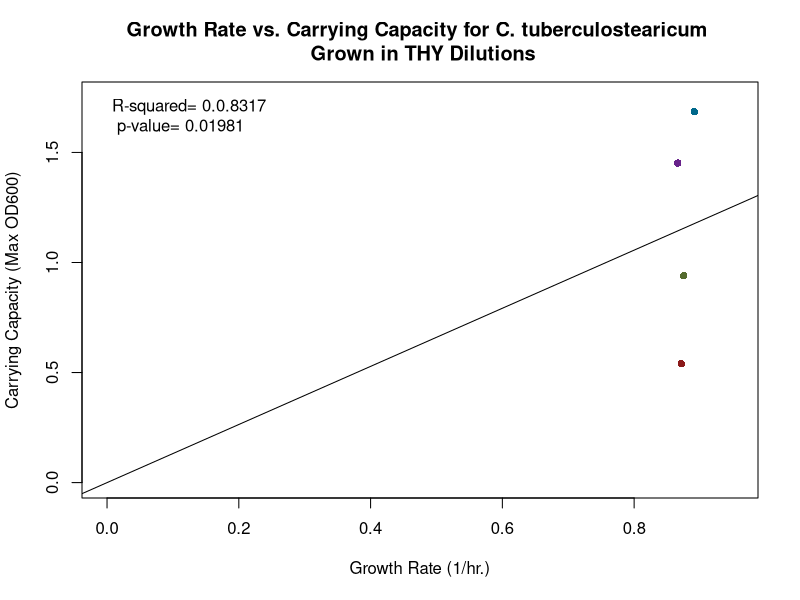
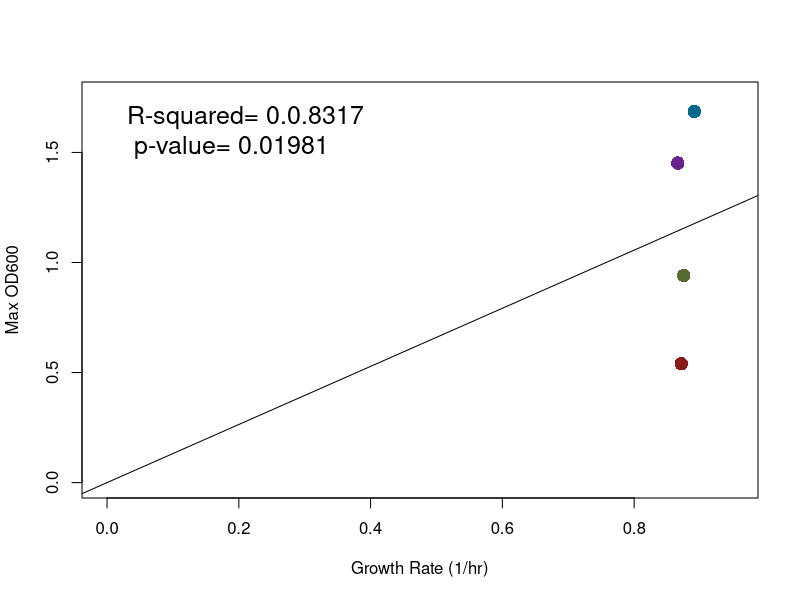
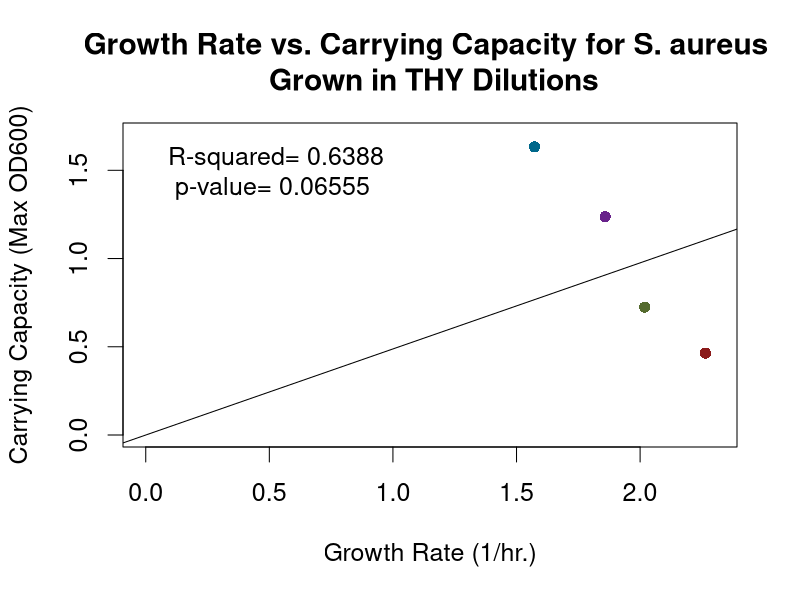
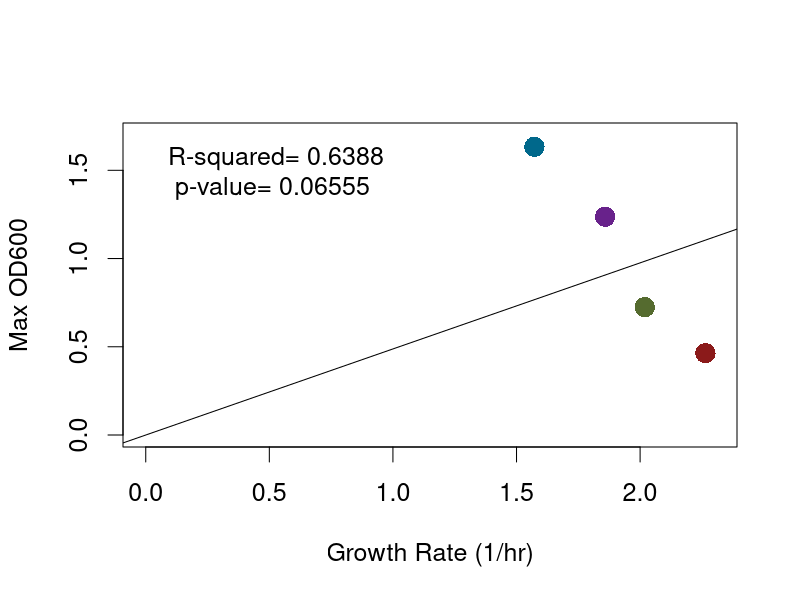
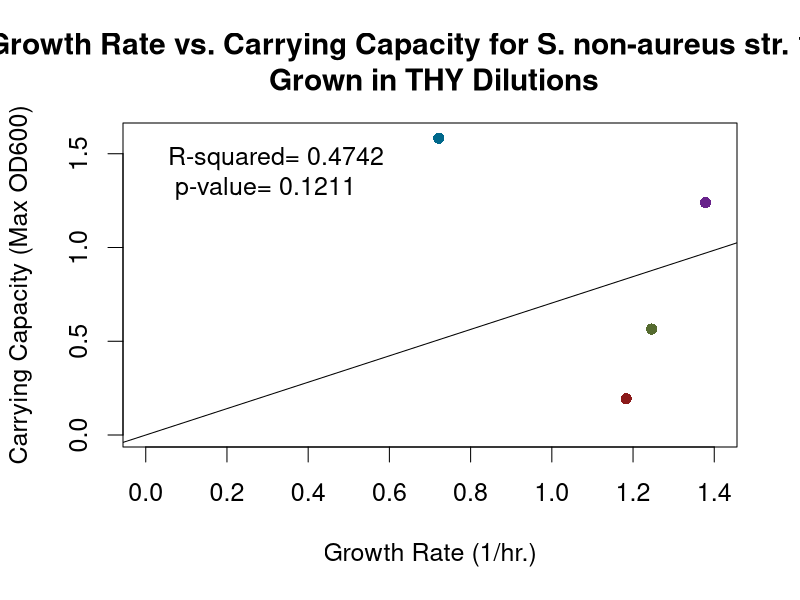
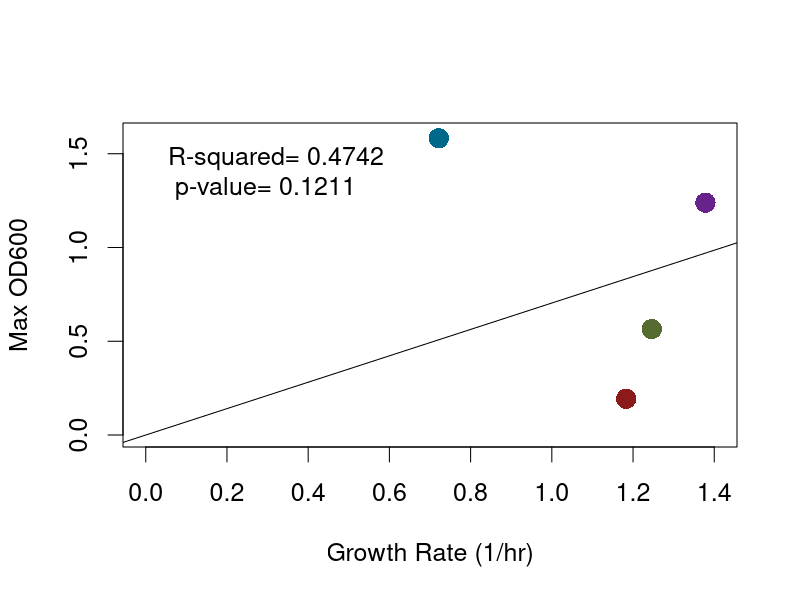
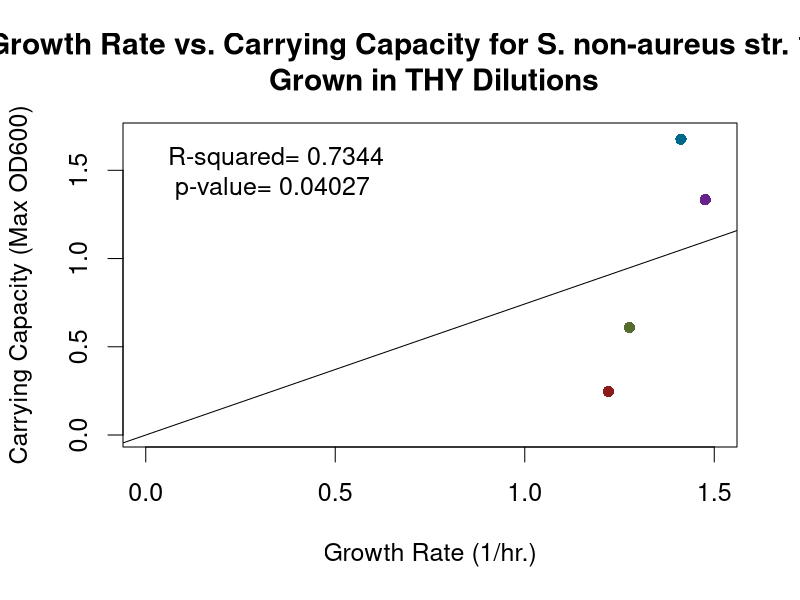
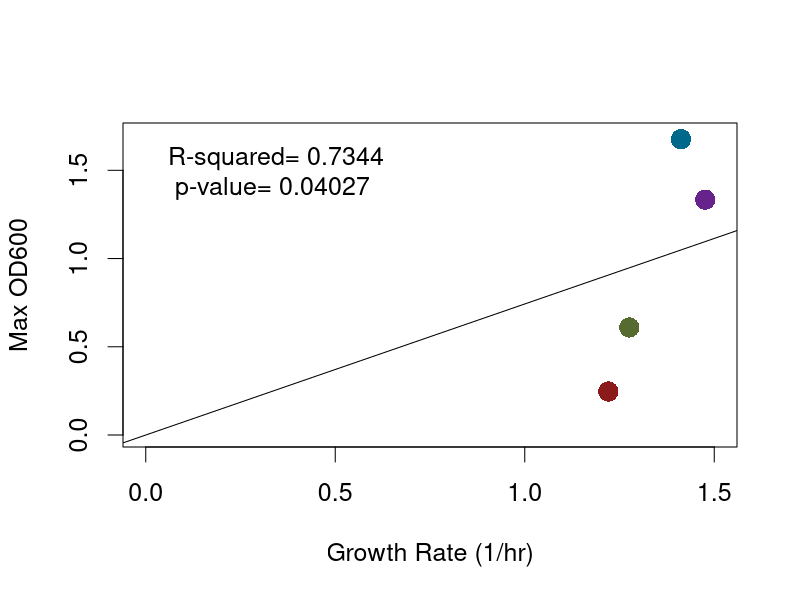

Recreate these plots in R, in order.
#Last run 04/10/2020

#Clear Workspace 
rm(list=ls())

#################################################
#Create scatterplots for GR-CC relationships 
#################################################
#C. tuberculostearicum 

GR_Ct <- c(0.891275,
           0.8662,
           0.87525,
           0.87155)
Max_Ct <- c(1.6858,
            1.4515,
            0.9405,
            0.5400)

DF_Ct <- data.frame(GR_Ct, Max_Ct)
DF_Ct

#Generate a linear regression model of the two variables with the lm function 
Ct.lm <- lm(Max_Ct ~ GR_Ct + 1, data=DF_Ct)
Ct.lm2 <- lm(Max_Ct ~ 0 + GR_Ct, data=DF_Ct) #Tells the lm() to fit the line through the origin
summary(Ct.lm)
summary(Ct.lm2)
#Adjusted R-squared:  0.8317 
#p-value: 0.01981

#Colors
colors <- c("deepskyblue4", "darkorchid4", "darkolivegreen", "firebrick4")

#Create scatter plot of points using plot function
plot(GR_Ct, Max_Ct,
     xlab="Growth Rate (1/hr.)",
     ylab="Carrying Capacity (Max OD600)",
     xlim= c(0, 0.95),
     ylim= c(0, 1.75),
     col = colors,
     main="Growth Rate vs. Carrying Capacity for C. tuberculostearicum \n Grown in THY Dilutions",
     pch=16)

abline(lm(Ct.lm2))
legend("topleft", bty="n", legend= paste("R-squared= 0.0.8317 \n p-value= 0.01981"))

#Create scatter plot of points using plot function - without graph labels 
plot(GR_Ct, Max_Ct,
     xlab= "Growth Rate (1/hr)",
     ylab= "Max OD600",
     xlim= c(0, 0.95),
     ylim= c(0, 1.75),
     cex= 1.8,
     col = colors,
     pch=16)

abline(lm(Ct.lm2))
op <- par(cex= 1.5)
legend("topleft", bty="n", legend= paste("R-squared= 0.0.8317 \n p-value= 0.01981"))


###############################################################################################################333                                        
#S. aureus 

GR_Sa <- c(1.5725,
           1.8585,
           2.0186,
           2.2643)
Max_Sa <- c(1.6330,
            1.2370,
            0.7245,
            0.4638)

DF_Sa <- data.frame(GR_Sa, Max_Sa)
DF_Sa

#Generate a linear regression model of the two variables with the lm function
Sa.lm <- lm(Max_Sa ~ GR_Sa+1, data=DF_Sa)
Sa.lm2 <- lm(Max_Sa ~ 0+GR_Sa, data=DF_Sa) #Tells the lm() to fit the line through the origin
summary(Sa.lm)
summary(Sa.lm2)
#Adjusted R-squared:0.6388 
#p-value: 0.06555

#Colors
colors <- c("deepskyblue4", "darkorchid4", "darkolivegreen", "firebrick4")

#Create scatter plot of points using plot funSaion
plot(GR_Sa, Max_Sa,
     xlab="Growth Rate (1/hr.)",
     ylab="Carrying Capacity (Max OD600)",
     xlim= c(0, 2.3),
     ylim= c(0, 1.7),
     col = colors,
     main="Growth Rate vs. Carrying Capacity for S. aureus \n Grown in THY Dilutions",
     pch=16)

abline(lm(Sa.lm2))
legend("topleft", bty="n", legend= paste("R-squared= 0.6388 \n p-value= 0.06555"))

#Create scatter plot of points using plot function - without graph labels 
plot(GR_Sa, Max_Sa,
     xlab= "Growth Rate (1/hr)",
     ylab= "Max OD600",
     xlim= c(0, 2.3),
     ylim= c(0, 1.7),
     cex= 1.8,
     col = colors,
     pch=16)

abline(lm(Sa.lm2))
op <- par(cex= 1.5)
legend("topleft", bty="n", legend= paste("R-squared= 0.6388 \n p-value= 0.06555"))

##############################################################################################################
#S. non-aureus str. 1839

GR_Sna1839 <- c(0.7217,
                1.3783,
                1.2461,
                1.1829)
Max_Sna1839 <- c(1.5828,
                 1.2390,
                 0.5650,
                 0.1930)

DF_Sna1839 <- data.frame(GR_Sna1839, Max_Sna1839)
DF_Sna1839

#Generate a linear regression model of the two variables with the lm function 
Sna1839.lm <- lm(Max_Sna1839 ~ 1+GR_Sna1839, data=DF_Sna1839)
Sna1839.lm2 <- lm(Max_Sna1839 ~ 0+GR_Sna1839, data=DF_Sna1839) #Tells the lm() to fit the line through the origin
summary(Sna1839.lm)
summary(Sna1839.lm2)
#Adjusted R-squared:  0.4742 
#p-value: 0.1211

#Colors
colors <- c("deepskyblue4", "darkorchid4", "darkolivegreen", "firebrick4")

#Create scatter plot of points using plot funSna1839ion
plot(GR_Sna1839, Max_Sna1839,
     xlab="Growth Rate (1/hr.)",
     ylab="Carrying Capacity (Max OD600)",
     xlim= c(0, 1.4),
     ylim= c(0, 1.6),
     col = colors,
     main="Growth Rate vs. Carrying Capacity for S. non-aureus str. 1839 \n Grown in THY Dilutions",
     pch=16)

abline(lm(Sna1839.lm2))
legend("topleft", bty="n", legend= paste("R-squared= 0.4742 \n p-value= 0.1211"))

#Create scatter plot of points using plot function - without graph labels 
plot(GR_Sna1839, Max_Sna1839,
     xlab= "Growth Rate (1/hr)",
     ylab= "Max OD600",
     xlim= c(0, 1.4),
     ylim= c(0, 1.6),
     cex= 1.8,
     col = colors,
     pch=16)

abline(lm(Sna1839.lm2))
op <- par(cex= 1.5)
legend("topleft", bty="n", legend= paste("R-squared= 0.4742 \n p-value= 0.1211"))


#####################################################################################################################
#S. non-aureus str. 1850 

GR_Sna1850 <- c(1.4122,
                1.4762,
                1.2759,
                1.2206)
Max_Sna1850 <- c(1.6765,
                 1.3338,
                 0.6093,
                 0.2465)

DF_Sna1850 <- data.frame(GR_Sna1850, Max_Sna1850)
DF_Sna1850

#Generate a linear regression model of the two variables with the lm function 
Sna1850.lm <- lm(Max_Sna1850 ~ 1+GR_Sna1850, data=DF_Sna1850)
Sna1850.lm2 <- lm(Max_Sna1850 ~ 0+GR_Sna1850, data=DF_Sna1850) #Tells the lm() to fit the line through the origin
summary(Sna1850.lm)
summary(Sna1850.lm2)
#Adjusted R-squared:  0.7344
#p-value: 0.04027

#Colors
colors <- c("deepskyblue4", "darkorchid4", "darkolivegreen", "firebrick4")

#Create scatter plot of points using plot funSna1850ion
plot(GR_Sna1850, Max_Sna1850,
     xlab="Growth Rate (1/hr.)",
     ylab="Carrying Capacity (Max OD600)",
     xlim= c(0, 1.5),
     ylim= c(0, 1.7),
     col = colors,
     main="Growth Rate vs. Carrying Capacity for S. non-aureus str. 1850 \n Grown in THY Dilutions",
     pch=16)

abline(lm(Sna1850.lm2))
legend("topleft", bty="n", legend= paste("R-squared= 0.7344 \n p-value= 0.04027"))


#Create scatter plot of points using plot function - without graph labels 
plot(GR_Sna1850, Max_Sna1850,
     xlab= "Growth Rate (1/hr)",
     ylab= "Max OD600",
     xlim= c(0, 1.5),
     ylim= c(0, 1.7),
     cex= 1.8,
     col = colors,
     pch=16)

abline(lm(Sna1850.lm2))
op <- par(cex= 1.5)
legend("topleft", bty="n", legend= paste("R-squared= 0.7344 \n p-value= 0.04027"))

################################################################################################################
#S. non-aureus str. 1867

GR_Sna1867 <- c(1.3594,
                1.3381,
                1.1883,
                1.1068)
Max_Sna1867 <- c(1.6438,
                 1.3553,
                 0.5535,
                 0.1673)

DF_Sna1867 <- data.frame(GR_Sna1867, Max_Sna1867)
DF_Sna1867

#Generate a linear regression model of the two variables with the lm function
Sna1867.lm <- lm(Max_Sna1867 ~ 1+GR_Sna1867, data=DF_Sna1867)
Sna1867.lm2 <- lm(Max_Sna1867 ~ 0+GR_Sna1867, data=DF_Sna1867) #Tells the lm() to fit the line through the origin
summary(Sna1867.lm)
summary(Sna1867.lm2)
#Adjusted R-squared:  0.7096 
#p-value: 0.04634

#Colors
colors <- c("deepskyblue4", "darkorchid4", "darkolivegreen", "firebrick4")

#Create scatter plot of points using plot funSna1867ion
plot(GR_Sna1867, Max_Sna1867,
     xlab="Growth Rate (1/hr.)",
     ylab="Carrying Capacity (Max OD600)",
     xlim= c(0, 1.4),
     ylim= c(0, 1.7),
     col = colors,
     main="Growth Rate vs. Carrying Capacity for S. non-aureus str. 1867 \n Grown in THY Dilutions",
     pch=16)

abline(lm(Sna1867.lm2))
legend("topleft", bty="n", legend= paste("R-squared= 0.7096  \n p-value= 0.04634"))


#Create scatter plot of points using plot function - without graph labels 
plot(GR_Sna1867, Max_Sna1867,
     xlab= "Growth Rate (1/hr)",
     ylab= "Max OD600",
     xlim= c(0, 1.4),
     ylim= c(0, 1.7),
     cex= 1.8,
     col = colors,
     pch=16)

abline(lm(Sna1867.lm2))
op <- par(cex= 1.5)
legend("topleft", bty="n", legend= paste("R-squared= 0.7096  \n p-value= 0.04634"))


#######################################################################################################################
#C. pseudodiphtheriticum 

GR_Cp <- c(0.3560,
           0.2606,
           0.1909,
           0.2396)
Max_Cp <- c(0.3253,
            0.5045,
            0.0858,
            0.1725)

DF_Cp <- data.frame(GR_Cp, Max_Cp)
DF_Cp

#Generate a linear regression model of the two variables with the lm function 
Cp.lm <- lm(Max_Cp ~ 1+GR_Cp, data=DF_Cp)
Cp.lm2 <- lm(Max_Cp ~ 0+GR_Cp, data=DF_Cp) #Tells the lm() to fit the line through the origin
summary(Cp.lm)
summary(Cp.lm2)
#Adjusted R-squared:  0.7483
#p-value: 0.03701

#Colors
colors <- c("deepskyblue4", "darkorchid4", "darkolivegreen", "firebrick4")

#Create scatter plot of points using plot funCpion
plot(GR_Cp, Max_Cp,
     xlab="Growth Rate (1/hr.)",
     ylab="Carrying Capacity (Max OD600)",
     xlim= c(0, 0.4),
     ylim= c(0, 0.55),
     cex= 1.5,
     col = colors,
     main="Growth Rate vs. Carrying Capacity for C. pseudodiphtheriticum \n Grown in THY Dilutions",
     pch=16)

abline(lm(Cp.lm2))
legend("topleft", bty="n", legend= paste("R-squared= 0.7483  \n p-value= 0.03701"))

#Create scatter plot of points using plot function - without graph labels 
plot(GR_Cp, Max_Cp,
     xlab= "Growth Rate (1/hr)",
     ylab= "Max OD600",
     xlim= c(0, 0.4),
     ylim= c(0, 0.55),
     cex= 1.8,
     col = colors,
     pch=16)

abline(lm(Cp.lm2))
op <- par(cex= 1.5)
legend("topleft", bty="n", legend= paste("R-squared= 0.7483  \n p-value= 0.03701"))
